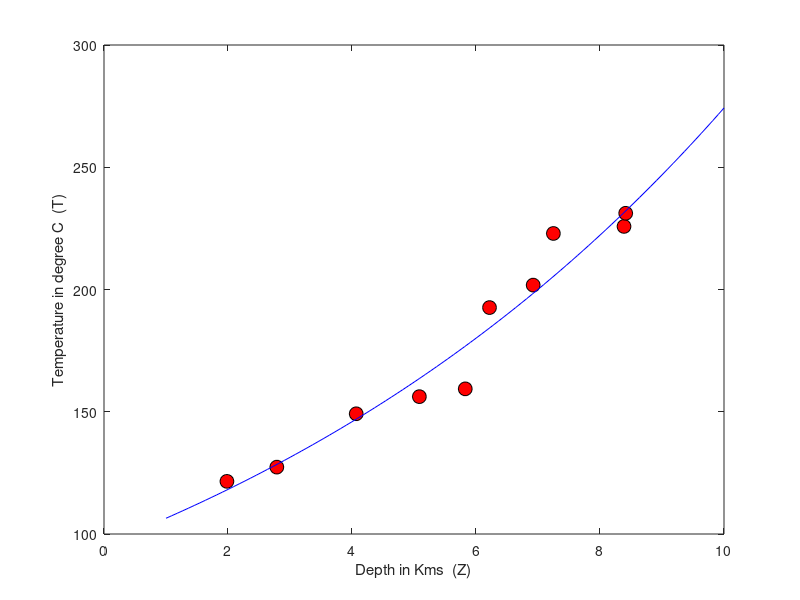

MATLAB code for this plot:
close all;
clc;

N = 10;

minZ = 1;
maxZ = 10;
Z = (maxZ-minZ).*rand(N,1) + minZ;
Z = sort(Z);

minT = 50;
maxT = 250;
T = (maxT-minT).*rand(N,1) + minT; % for N=10
T = sort(T);
logT = log(T);

%plot
plot(Z, T, 'o','MarkerSize',10,'MarkerFaceColor','r','MarkerEdgeColor','k')
hold on

% Now we have Linear equation for this problem: logT = log(m1) + m2*Z

% formulate into equation: d = G*m
% final data vector d
d=logT;

% constructing G matrix
G = ones(N,2);
for i=1:N
    G(i,1) = Z(i);
end

% calculating Generalised Inverse
genInvG = inv(G'*G) * G';

% calculating Model Parameters
m = genInvG*d;


% Forward Modelling

n = 100;
% X contains depth values
X = linspace(minZ,maxZ,n);
X_matrix = [X;ones(1,n)];
X_matrix = X_matrix';

Y_matrix = X_matrix*m;

Y = exp(Y_matrix);

plot(X,Y,'b');
xlabel('Depth in Kms  (Z)')
ylabel('Temperature in degree C  (T)')


